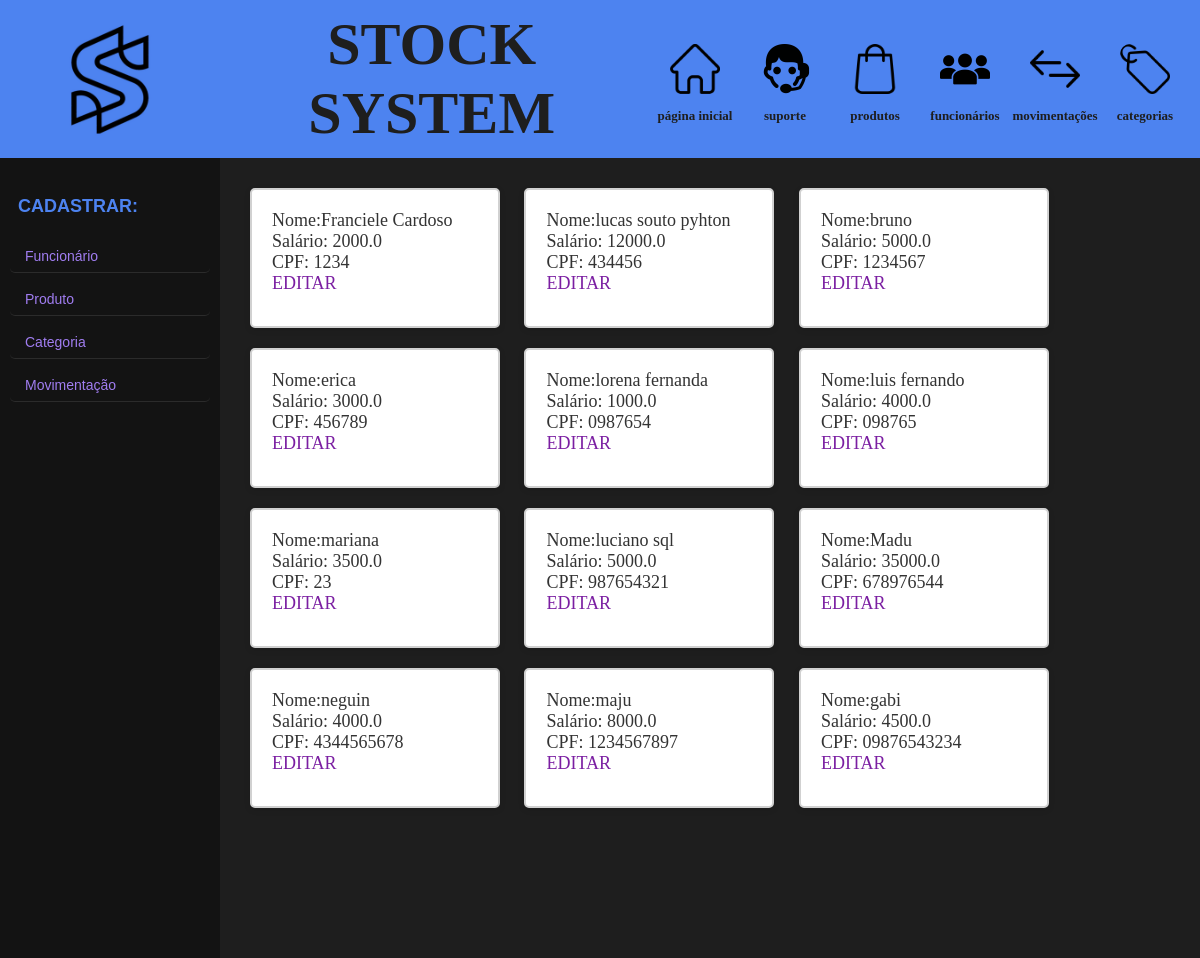
Before: /funcionario with the older database file.
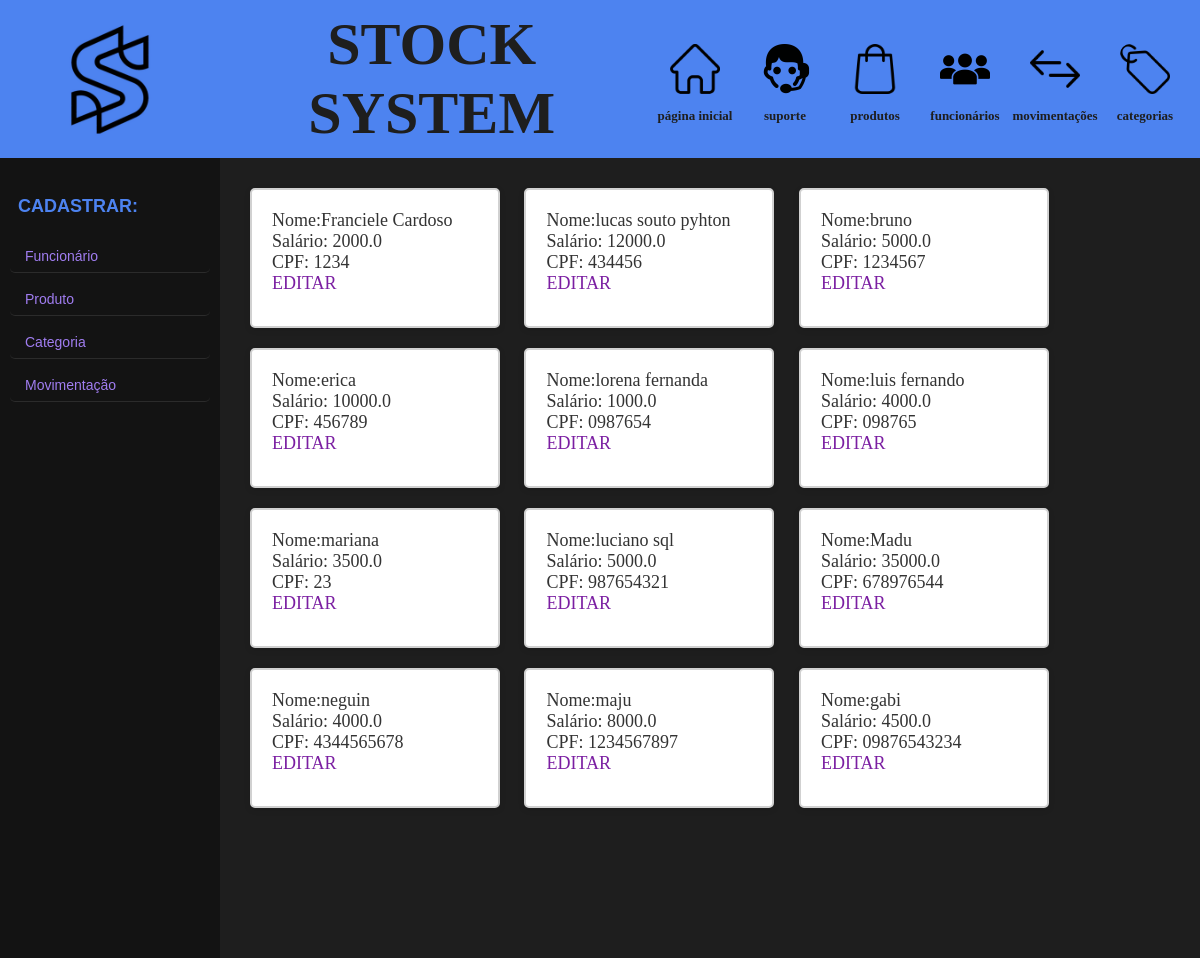
After: the same page with the newer database file.
### models.py (models this page shows, shortened)
class Funcionario(Base):
    __tablename__ = 'funcionario'
    nome = Column(String(40), nullable=False, index=True)
    id = Column(Integer, primary_key=True, unique=True)
    cpf = Column(String(11), nullable=False, index=True, unique=True)
    salario = Column(Float, nullable=False, index=False)
    def serialize_funcionario(self):
        dados_funcionario = {
            "id_funcionario": self.id,
            "nome": self.nome,
            "cpf": self.cpf,
            "salario": self.salario,
        }
        return dados_funcionario

### app.py (the view)
@app.route('/funcionario', methods=['GET'])
def funcionario():
    sql_funcionario = select(Funcionario)
    resultado_funcionario = db_session.execute(sql_funcionario).scalars()
    lista_funcionario = []
    for n in resultado_funcionario:
        lista_funcionario.append(n.serialize_funcionario())
        print(lista_funcionario[-1])
    return render_template('funcionario.html',
                           lista_funcionario=lista_funcionario)

### templates/funcionario.html
{% extends 'template.html' %}
{% block conteudo %}
{% for item in lista_funcionario %}
<div class="conteudo_funcionario">
    <p> Nome:{{item.nome}} </p>
    <p> Salário: {{item.salario}} </p>
    <p> CPF: {{item.cpf}}</p>
    <a href="{{url_for('editar_funcionario', id_funcionario=item.id_funcionario)}}"> EDITAR</a>
</div>
{% endfor %}
{% endblock conteudo %}

### templates/template.html (shortened to what this page needs)
<!doctype html>
<html lang="pt-BR">
<head>
    <link rel="stylesheet" href="/static/template.css">
</head>
<header>
    <div class="icones_header">
        <img class="logo" src="/static/estoque.jpg" alt="Logo do site">
        <div class="titulo">STOCK SYSTEM</div>
        <div class="produto">
            <a href="{{url_for('dashboard')}}">
                <img class="icone" src="/static/home.png" alt="Ícone da casa">
            </a>
            <p>página inicial</p>
        </div>
        <div class="produto">
            <a href="{{url_for('suporte')}}" class="imagem_template">
                <img class="icone" src="/static/suporte.png" alt="Ícone da casa">
            </a>
            <p>suporte</p>
        </div>
        <div class="produto">
        <a href="{{url_for('produto')}}" class="imagem_template">
            <img class="icone" src="/static/produto.png" alt="Ícone da casa">
        </a>
            <p>produtos</p>
        </div>
        <div class="produto">
            <a href="{{url_for('funcionario')}}" class="imagem_template">
                <img class="icone" src="/static/funcionario.png" alt="Ícone da casa">
            </a>
            <p>funcionários</p>
        </div>
        <div class="produto">
            <a href="{{url_for('movimentacao')}}" class="imagem_template">
                <img class="icone" src="/static/movimentacao.png" alt="Ícone da casa">
            </a>
            <p>movimentações</p>
        </div>
        <div class="produto">
            <a href="{{url_for('categoria')}}" class="imagem_template">
                <img class="icone" src="/static/categoria.png" alt="Ícone da casa">
            </a>
            <p>categorias</p>
        </div>
    </div>
</header>
<body>
<div class="container">
    <nav>
        <div class="topo_nav">CADASTRAR:</div>
        <a href="{{url_for('criar_funcionario')}}"> Funcionário</a>
        <a href="{{url_for('criar_produto')}}"> Produto</a>
        <a href="{{url_for('criar_categoria')}}"> Categoria</a>
        <a href="{{url_for('criar_movimentacao')}}"> Movimentação</a>
    </nav>
    <main>
        {% block conteudo %}
        {% endblock %}
    </main>
</div>
</body>
</html>

### static/template.css (style rules this page uses)
* { margin: 0; padding: 0; box-sizing: border-box; transition: all 0.3s ease-in-out; }
html, body { height: 100%; font-family: "Baskerville Old Face", serif; background-color: #131313; color: #2c2c2c; }
body { display: flex; flex-direction: column; }
header { display: flex; flex-direction: column; justify-content: center; align-items: center; background-color: #4D83F0; padding: 10px; text-align: center; box-shadow: 0 4px 10px rgba(0, 0, 0, 0.1); }
.logo { display: inline-block; height: 120px; width: 250px; border-radius: 5px; margin: 0px 40px 0px 0px; }
.titulo { font-size: 60px; font-family: "Baskerville Old Face", serif; font-weight: bold; margin: 0px 80px 0px 30px; color: #1e1e1e; }
header img { margin: 10px 20px 10px 20px; }
.icones_header { display: flex; width: 100%; justify-content: left; align-items: center; }
.icone { display: inline-block; height: 50px; width: 50px; border-radius: 10px; }
header p { font-size: 13px; font-family: Bahnschrift, serif; font-weight: bold; color: #1e1e1e; }
nav { background-color: #131313; width: 220px; height: 100vh; position: fixed; left: 0; padding-top: 20px; display: flex; flex-direction: column; }
.topo_nav { margin: 18px; font-weight: bold; font-size: 18px; color: #4D83F0; }
nav a { display: block; padding: 8px 15px; font-size: 14px; color: #a07df0; border-bottom: 1px solid rgba(255, 255, 255, 0.1); transition: background-color 0.3s; margin: 5px 10px; border-radius: 5px; }
main { flex: 1; padding: 20px; margin-left: 220px; background-color: #1e1e1e; color: white; height: 100vh; overflow-y: auto; }
a { color: #7b1fa2; text-decoration: none; transition: color 0.3s; }
.conteudo_funcionario { background: #ffffff; text-align: start; display: inline-block; width: 250px; height: 140px; border-radius: 5px; font-size: 18px; padding: 20px; border: 2px solid #d1d1d1; margin: 10px; box-shadow: 0 2px 6px rgba(0, 0, 0, 0.1); transition: transform 0.3s, box-shadow 0.3s; color: #333; font-family: 'Georgia', serif; }
body { font-family: 'Arial', sans-serif; background-color: #1e1e2f; color: #ffffff; margin: 0; padding: 0; }

Changed rows visible on the page:
changed Funcionario "erica": salario "3000.0" → "10000.0"
